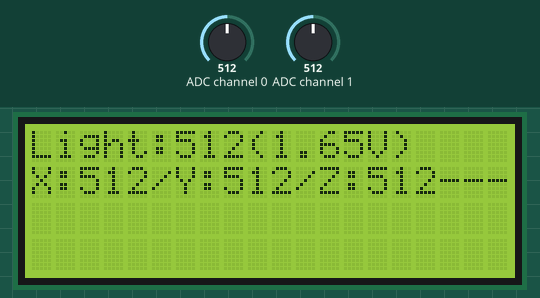
Bench run of a program on a simulated Raspberry Pi (BCM pin numbers). Shown: 20×4 character LCD. Inputs (shaded band) come from the test bench; at power-on: ADC channel 0 = 512, ADC channel 1 = 512 (analog values on the 0–1023 scale). What the program prints to the terminal is not drawn.

Above: at 1.2 s.
1.3 s: ADC channel 0 set to 104
At 3.2 s:
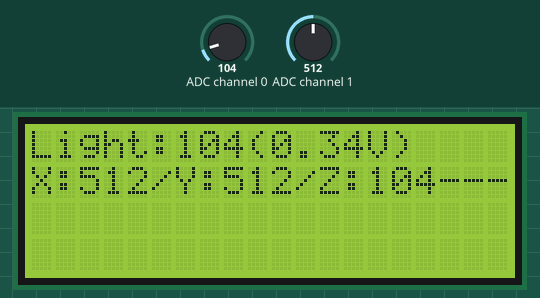
3.7 s: ADC channel 0 set to 89
At 5.5 s:
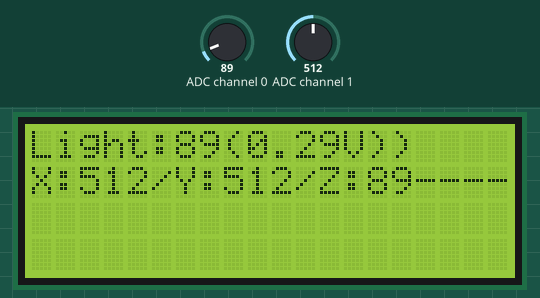
5.8 s: ADC channel 0 set to 11
At 7.0 s:
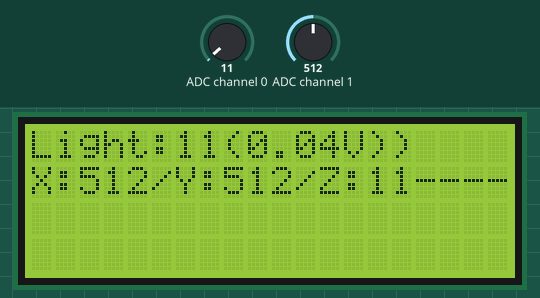
7.9 s: ADC channel 0 set to 8
At 9.3 s:
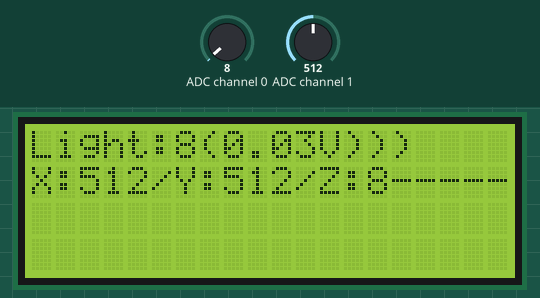
10.0 s: ADC channel 1 set to 716
At 11.5 s:
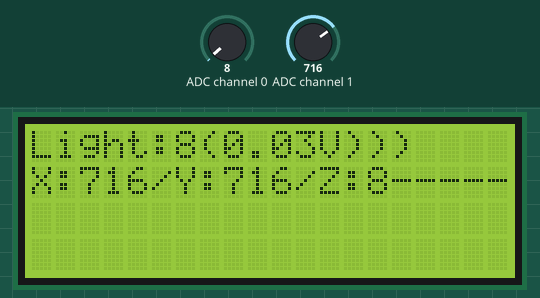
12.2 s: ADC channel 1 set to 900
At 13.7 s:
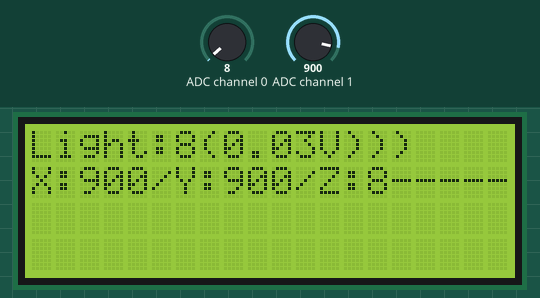
Timing chart, 0 to 15.2 s (numbered marks = the images above; inputs shaded):
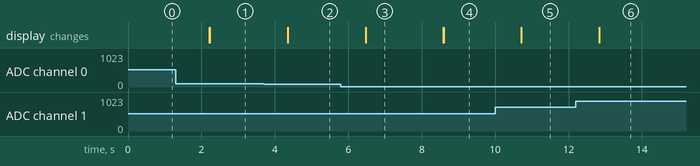

The program:

homework4.py
```python
import sys
import time
import smbus2
import spidev
import os
from RPLCD.i2c import CharLCD

#LCD
sys.modules['smbus'] = smbus2
lcd = CharLCD('PCF8574', address=0x3f, port=1, backlight_enabled=True)


# open(bus, device) : open(X,Y) will open /dev/spidev-X.Y
spi = spidev.SpiDev()
spi.open(0,0)
spi.max_speed_hz=1000000

#Light
# Read SPI data from MCP3008, Channel must be an integer 0-7
def ReadADC(ch):
    if ((ch > 7) or (ch < 0)):
       return -1
    adc = spi.xfer2([1,(8+ch)<<4,0])
    # print(str(adc[0])+"\n")
    # print(str(adc[1])+"\n")
    # print(str(adc[2])+"\n")
    data = ((adc[1]&3)<<8) + adc[2]
    return data

# Convert data to voltage level
def ReadVolts(data,deci):
    volts = (data * 3.3) / float(1023)
    volts = round(volts,deci)
    return volts

# Calculate temperature from LM35 data
def ConvertTemp(data,deci):
    temp = data * 100
    temp = round(temp,deci)
    return temp

# Define sensor channels
light_ch = 0
temp_ch  = 1

# Define delay between readings
delay = 1

#joystick
def ReadChannel(channel):
  adc = spi.xfer2([1,(8+channel)<<4,0])
  data = ((adc[1]&3) << 8) + adc[2]
  return data

# Define sensor channels
# (channels 3 to 7 unused)
swt_channel = 0
vrx_channel = 1
vry_channel = 1


try:
    print('Press CTRL + C to quit')
    lcd.clear()
    while True:
        # Read the joystick position data
        vrx_pos = ReadChannel(vrx_channel)
        vry_pos = ReadChannel(vry_channel)

        # Read switch state
        swt_val = ReadChannel(swt_channel)

        light_data = ReadADC(light_ch)
        light_volts = ReadVolts(light_data,2)

        lcd.cursor_pos = (0, 0)
        # lcd.write_string(" 123456789abcdef")
        lcd.write_string("Light:{}({:.2f}V)".format(light_data, light_volts))
        lcd.cursor_pos = (1, 0)
        lcd.write_string("X:{}/Y:{}/Z:{}---".format(vrx_pos,vry_pos,swt_val))
        time.sleep(1)
except KeyboardInterrupt:
    print('Closed Program')
finally:
    lcd.clear()
```

Measured:
- the behaviour switches between 100 and 99 on ADC channel 0 (found by bisection; images 1 and 2)
- the behaviour switches between 10 and 9 on ADC channel 0 (found by bisection; images 3 and 4)
- after the input at 1.3 s, the display: first changes after 0.92 s (image 1 shows a later state)
- after the input at 3.7 s, the display: first changes after 0.65 s (image 2 shows a later state)
- after the input at 5.8 s, the display: first changes after 0.67 s (image 3 shows a later state)
- after the input at 7.9 s, the display: first changes after 0.69 s (image 4 shows a later state)
- after the input at 10.0 s, the display: changes after 0.72 s (image 5)
- after the input at 12.2 s, the display: changes after 0.63 s (image 6)
